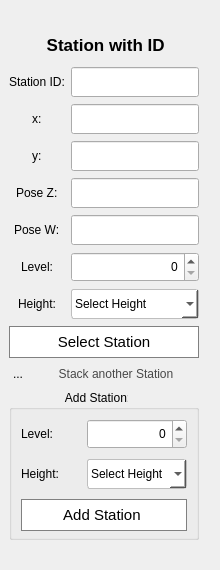
         <widget class="QWidget" name="station_location">
          <widget class="QFrame" name="formFrame">
           <property name="geometry">
            <rect>
             <x>0</x>
             <y>20</y>
             <width>211</width>
             <height>541</height>
            </rect>
           </property>
           <property name="minimumSize">
            <size>
             <width>0</width>
             <height>0</height>
            </size>
           </property>
           <property name="maximumSize">
            <size>
             <width>16777215</width>
             <height>16777215</height>
            </size>
           </property>
           <property name="layoutDirection">
            <enum>Qt::LeftToRight</enum>
           </property>
           <layout class="QGridLayout" name="gridLayout_19">
            <property name="leftMargin">
             <number>9</number>
            </property>
            <property name="rightMargin">
             <number>12</number>
            </property>
            <item row="1" column="0" colspan="2" alignment="Qt::AlignHCenter">
             <widget class="QLabel" name="stationNameLabel">
              <property name="text">
               <string>Station ID:</string>
              </property>
             </widget>
            </item>
            <item row="12" column="0" colspan="3">
             <widget class="QGroupBox" name="add_station_toggle">
              <property name="minimumSize">
               <size>
                <width>100</width>
                <height>0</height>
               </size>
              </property>
              <property name="maximumSize">
               <size>
                <width>306</width>
                <height>150</height>
               </size>
              </property>
              <property name="title">
               <string>                 Add Station:</string>
              </property>
              <layout class="QGridLayout" name="gridLayout_20">
               <property name="leftMargin">
                <number>9</number>
               </property>
               <property name="topMargin">
                <number>9</number>
               </property>
               <property name="rightMargin">
                <number>9</number>
               </property>
               <property name="bottomMargin">
                <number>9</number>
               </property>
               <property name="verticalSpacing">
                <number>10</number>
               </property>
               <item row="0" column="0">
                <widget class="QLabel" name="label_16">
                 <property name="text">
                  <string>Level:</string>
                 </property>
                </widget>
               </item>
               <item row="2" column="0" colspan="2">
                <widget class="QPushButton" name="add_station">
                 <property name="minimumSize">
                  <size>
                   <width>0</width>
                   <height>32</height>
                  </size>
                 </property>
                 <property name="styleSheet">
                  <string notr="true">QPushButton{
	border-radius: 20px;
    background-color:white;
	border: 1px solid rgb(128,128,128);
	font-size:15px;
}

QPushButton:hover {
	border-radius: 20px;
   	color: rgb(230, 0, 92);
	border:1px solid rgb(230, 0, 92);
}

</string>
                 </property>
                 <property name="text">
                  <string>Add Station </string>
                 </property>
                </widget>
               </item>
               <item row="1" column="0">
                <widget class="QLabel" name="label_17">
                 <property name="text">
                  <string>Height:</string>
                 </property>
                </widget>
               </item>
               <item row="1" column="1">
                <widget class="QComboBox" name="addHeight">
                 <property name="minimumSize">
                  <size>
                   <width>0</width>
                   <height>30</height>
                  </size>
                 </property>
                 <property name="styleSheet">
                  <string notr="true">QComboBox {
    border: 1px solid #BEBEBE;
    border-radius: 3px;
    padding:3px;
    background-color: #FFFFFF;
    selection-background-color: rgba(114, 159, 207,0.7);
color: rgb(0,0,0);
}

</string>
                 </property>
                 <item>
                  <property name="text">
                   <string>Select Height</string>
                  </property>
                 </item>
                 <item>
                  <property name="text">
                   <string>320 mm</string>
                  </property>
                 </item>
                 <item>
                  <property name="text">
                   <string>1620 mm</string>
                  </property>
                 </item>
                 <item>
                  <property name="text">
                   <string>2920 mm</string>
                  </property>
                 </item>
                </widget>
               </item>
               <item row="0" column="1">
                <widget class="QSpinBox" name="addLevel">
                 <property name="minimumSize">
                  <size>
                   <width>0</width>
                   <height>30</height>
                  </size>
                 </property>
                 <property name="alignment">
                  <set>Qt::AlignRight|Qt::AlignTrailing|Qt::AlignVCenter</set>
                 </property>
                </widget>
               </item>
              </layout>
             </widget>
            </item>
            <item row="2" column="0" colspan="2" alignment="Qt::AlignHCenter">
             <widget class="QLabel" name="xLabel_4">
              <property name="text">
               <string>x:</string>
              </property>
             </widget>
            </item>
            <item row="6" column="0" colspan="2" alignment="Qt::AlignHCenter">
             <widget class="QLabel" name="levelLabel">
              <property name="text">
               <string>Level:</string>
              </property>
             </widget>
            </item>
            <item row="7" column="2">
             <widget class="QComboBox" name="Height">
              <property name="minimumSize">
               <size>
                <width>0</width>
                <height>30</height>
               </size>
              </property>
              <property name="styleSheet">
               <string notr="true">QComboBox {
    border: 1px solid #BEBEBE;
    border-radius: 3px;
    padding:3px;
    background-color: #FFFFFF;
    selection-background-color: rgba(114, 159, 207,0.7);
color: rgb(0,0,0);
}

</string>
              </property>
              <item>
               <property name="text">
                <string>Select Height</string>
               </property>
              </item>
              <item>
               <property name="text">
                <string>0</string>
               </property>
              </item>
              <item>
               <property name="text">
                <string>320 mm</string>
               </property>
              </item>
              <item>
               <property name="text">
                <string>1620 mm </string>
               </property>
              </item>
              <item>
               <property name="text">
                <string>2920 mm</string>
               </property>
              </item>
             </widget>
            </item>
            <item row="4" column="0" colspan="2" alignment="Qt::AlignHCenter">
             <widget class="QLabel" name="poseLabel">
              <property name="text">
               <string>Pose Z:</string>
              </property>
             </widget>
            </item>
            <item row="7" column="0" colspan="2" alignment="Qt::AlignHCenter">
             <widget class="QLabel" name="heightLabel">
              <property name="text">
               <string>Height:</string>
              </property>
             </widget>
            </item>
            <item row="8" column="0" colspan="3">
             <widget class="QWidget" name="station_button" native="true">
              <property name="minimumSize">
               <size>
                <width>0</width>
                <height>32</height>
               </size>
              </property>
              <property name="maximumSize">
               <size>
                <width>16777215</width>
                <height>32</height>
               </size>
              </property>
              <layout class="QGridLayout" name="gridLayout_21">
               <property name="leftMargin">
                <number>0</number>
               </property>
               <property name="topMargin">
                <number>0</number>
               </property>
               <property name="rightMargin">
                <number>0</number>
               </property>
               <property name="bottomMargin">
                <number>0</number>
               </property>
               <property name="spacing">
                <number>0</number>
               </property>
               <item row="0" column="0">
                <widget class="QPushButton" name="station">
                 <property name="minimumSize">
                  <size>
                   <width>0</width>
                   <height>32</height>
                  </size>
                 </property>
                 <property name="styleSheet">
                  <string notr="true">QPushButton{
	border-radius: 20px;
    background-color:white;
	border: 1px solid rgb(128,128,128);
	font-size:15px;
}

QPushButton:hover {
	border-radius: 20px;
   	color: rgb(230, 0, 92);
	border:1px solid rgb(230, 0, 92);
}

</string>
                 </property>
                 <property name="text">
                  <string>Select Station</string>
                 </property>
                </widget>
               </item>
              </layout>
             </widget>
            </item>
            <item row="3" column="0" colspan="2" alignment="Qt::AlignHCenter">
             <widget class="QLabel" name="yLabel_3">
              <property name="text">
               <string>y:</string>
              </property>
             </widget>
            </item>
            <item row="5" column="0" colspan="2" alignment="Qt::AlignHCenter">
             <widget class="QLabel" name="label_18">
              <property name="text">
               <string>Pose W:</string>
              </property>
             </widget>
            </item>
            <item row="4" column="2">
             <widget class="QLineEdit" name="PoseZ">
              <property name="minimumSize">
               <size>
                <width>0</width>
                <height>30</height>
               </size>
              </property>
              <property name="readOnly">
               <bool>false</bool>
              </property>
             </widget>
            </item>
            <item row="11" column="0">
             <widget class="QToolButton" name="stack_btn">
              <property name="styleSheet">
               <string notr="true">border: 0px;
width: 15px;
height: 15px;</string>
              </property>
              <property name="text">
               <string>...</string>
              </property>
             </widget>
            </item>
            <item row="6" column="2">
             <widget class="QSpinBox" name="Level">
              <property name="minimumSize">
               <size>
                <width>0</width>
                <height>30</height>
               </size>
              </property>
              <property name="alignment">
               <set>Qt::AlignRight|Qt::AlignTrailing|Qt::AlignVCenter</set>
              </property>
             </widget>
            </item>
            <item row="11" column="1" colspan="2">
             <widget class="QLabel" name="stack_station">
              <property name="minimumSize">
               <size>
                <width>0</width>
                <height>0</height>
               </size>
              </property>
              <property name="maximumSize">
               <size>
                <width>500</width>
                <height>16777215</height>
               </size>
              </property>
              <property name="toolTip">
               <string>stack another station</string>
              </property>
              <property name="styleSheet">
               <string notr="true">QLabel:hover {
    border-bottom: 1px solid rgb(65, 65, 65);
	color: rgb(65, 65, 65);	
}

QLabel{
color: rgba(0,0,0,0.7)
}</string>
              </property>
              <property name="text">
               <string>Stack another Station</string>
              </property>
              <property name="alignment">
               <set>Qt::AlignCenter</set>
              </property>
             </widget>
            </item>
            <item row="2" column="2">
             <widget class="QLineEdit" name="station_x">
              <property name="minimumSize">
               <size>
                <width>0</width>
                <height>30</height>
               </size>
              </property>
              <property name="readOnly">
               <bool>false</bool>
              </property>
             </widget>
            </item>
            <item row="3" column="2">
             <widget class="QLineEdit" name="station_y">
              <property name="minimumSize">
               <size>
                <width>0</width>
                <height>30</height>
               </size>
              </property>
              <property name="readOnly">
               <bool>false</bool>
              </property>
             </widget>
            </item>
            <item row="1" column="2">
             <widget class="QLineEdit" name="station_name">
              <property name="minimumSize">
               <size>
                <width>0</width>
                <height>30</height>
               </size>
              </property>
             </widget>
            </item>
            <item row="5" column="2">
             <widget class="QLineEdit" name="PoseW">
              <property name="minimumSize">
               <size>
                <width>0</width>
                <height>30</height>
               </size>
              </property>
              <property name="readOnly">
               <bool>false</bool>
              </property>
             </widget>
            </item>
            <item row="0" column="0" colspan="3" alignment="Qt::AlignHCenter">
             <widget class="QLabel" name="label_28">
              <property name="maximumSize">
               <size>
                <width>16777215</width>
                <height>30</height>
               </size>
              </property>
              <property name="font">
               <font>
                <pointsize>13</pointsize>
                <weight>75</weight>
                <bold>true</bold>
               </font>
              </property>
              <property name="text">
               <string> Station with ID</string>
              </property>
             </widget>
            </item>
           </layout>
          </widget>
         </widget>
